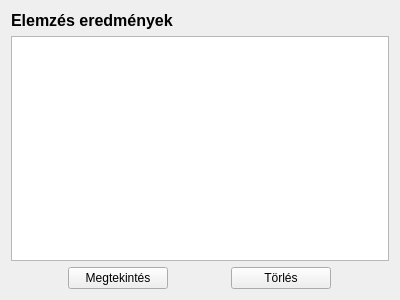
<?xml version="1.0" encoding="UTF-8"?>
<ui version="4.0">
 <class>Form</class>
 <widget class="QWidget" name="Form">
  <property name="geometry">
   <rect>
    <x>0</x>
    <y>0</y>
    <width>400</width>
    <height>300</height>
   </rect>
  </property>
  <property name="windowTitle">
   <string>Form</string>
  </property>
  <layout class="QVBoxLayout" name="verticalLayout">
   <item>
    <layout class="QHBoxLayout" name="arInfoStatusLayout"/>
   </item>
   <item>
    <widget class="QLabel" name="analysisResultLbl">
     <property name="text">
      <string>&lt;html&gt;&lt;head/&gt;&lt;body&gt;&lt;p&gt;&lt;span style=&quot; font-size:12pt; font-weight:700;&quot;&gt;Elemzés eredmények&lt;/span&gt;&lt;/p&gt;&lt;/body&gt;&lt;/html&gt;</string>
     </property>
    </widget>
   </item>
   <item>
    <widget class="QTableView" name="resultTableView">
     <property name="selectionMode">
      <enum>QAbstractItemView::SelectionMode::SingleSelection</enum>
     </property>
     <property name="selectionBehavior">
      <enum>QAbstractItemView::SelectionBehavior::SelectRows</enum>
     </property>
    </widget>
   </item>
   <item>
    <layout class="QHBoxLayout" name="horizontalLayout">
     <item>
      <widget class="QPushButton" name="analysisOpenBtn">
       <property name="maximumSize">
        <size>
         <width>100</width>
         <height>16777215</height>
        </size>
       </property>
       <property name="text">
        <string>Megtekintés</string>
       </property>
      </widget>
     </item>
     <item>
      <widget class="QPushButton" name="analysisDeleteBtn">
       <property name="maximumSize">
        <size>
         <width>100</width>
         <height>16777215</height>
        </size>
       </property>
       <property name="text">
        <string>Törlés</string>
       </property>
      </widget>
     </item>
    </layout>
   </item>
  </layout>
 </widget>
 <resources/>
 <connections/>
</ui>
